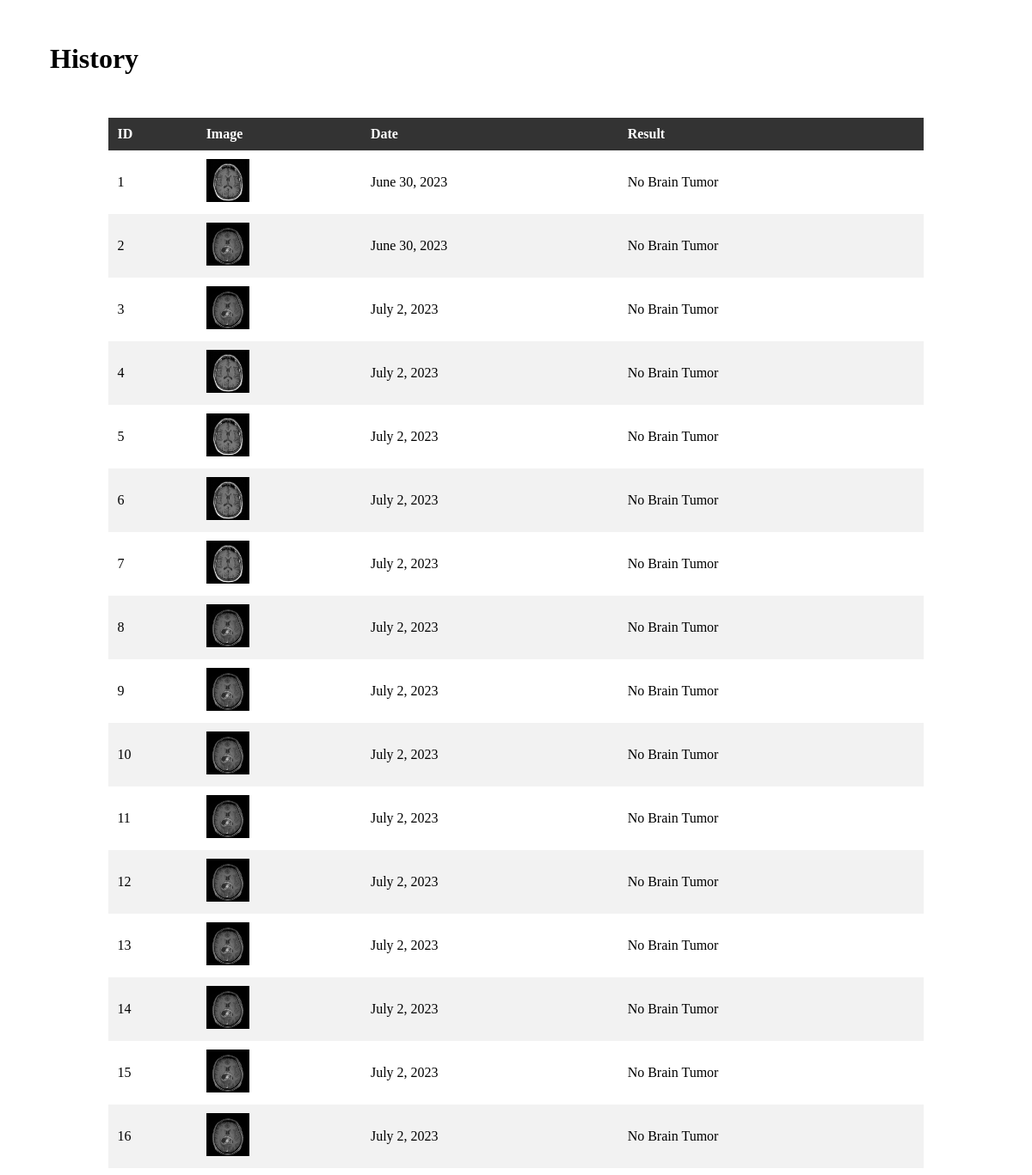
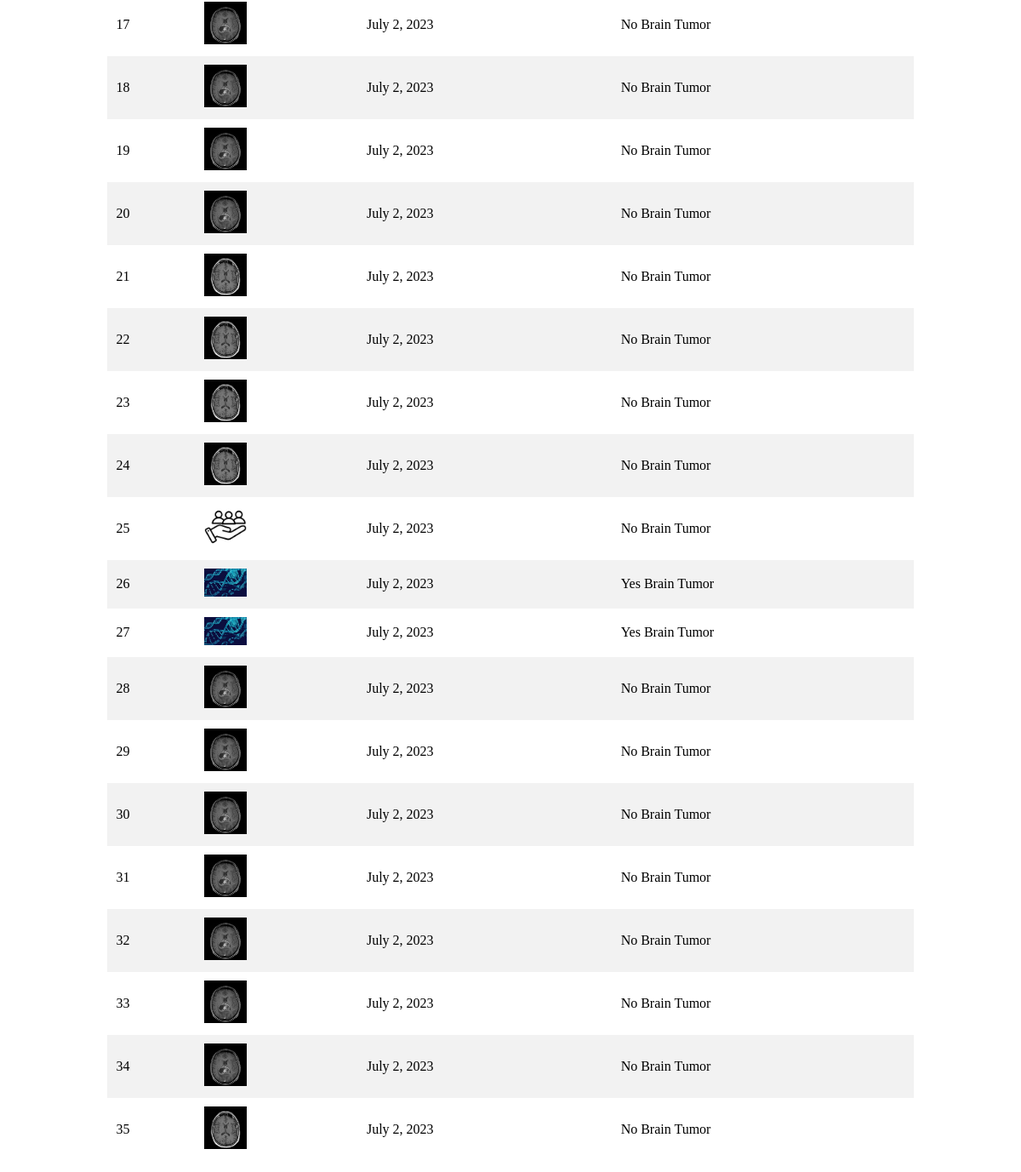
Page /history/ (signed in) on the committed database (2 pictures, top to bottom).
### brain_app/models.py (models this page shows, shortened)
class TestResult(models.Model):
    user = models.ForeignKey(User, on_delete=models.CASCADE)
    image = models.ImageField(upload_to='prediction_images/')
    date = models.DateField()
    result = models.CharField(max_length=255)

### brain_app/views.py (the view)
# urls.py: path('history/',views.history,name = 'history'),
def history(request):
     if not request.user.is_authenticated:
            return redirect(reverse('login_required'))
     test_results = TestResult.objects.filter(user=request.user)
     context = {
          'patient_list' : test_results,
     }
     return render(request,'history.html',context=context)

### templates/history.html (shortened to what this page needs)
{% load static %}
<!DOCTYPE html>
<html>
<head>
	<link rel="stylesheet" href="{% static 'css/test.css'%}">
</head>
<body>
    <h1 style="margin: 50px;">History</h1>
    <table class="data-table">
        <thead>
          <tr>
            <th>ID</th>
            <th>Image</th>
            <th>Date</th>
            <th>Result</th>
          </tr>
        </thead>
        <tbody>
            {% for record in patient_list %}
                    <tr>
                        <td>{{ record.id }}</td>
                        <td> <img src="{{ record.image.url }}" alt="Test Image"> </td>
                        <td>{{ record.date }}</td>
                         <td>{{ record.result}}</td>
                    </tr>
                {% endfor %}
        </tbody>
      </table>
    </body>
</body>
</html>

### static/css/test.css (style rules this page uses)
.data-table { width: 80%; margin: 50px auto; border-collapse: collapse; background-color: #fff; }
.data-table th, .data-table td { padding: 10px; text-align: left; }
.data-table th { background-color: #333; color: #fff; }
.data-table tbody tr:nth-child(even) { background-color: #f2f2f2; }
.data-table img { max-width: 50px; max-height: 50px; }

### rows in the picture
TestResult: id "1", image (picture), date "June 30, 2023", result "No Brain Tumor"
TestResult: id "2", image (picture), date "June 30, 2023", result "No Brain Tumor"
TestResult: id "3", image (picture), date "July 2, 2023", result "No Brain Tumor"
TestResult: id "4", image (picture), date "July 2, 2023", result "No Brain Tumor"
TestResult: id "5", image (picture), date "July 2, 2023", result "No Brain Tumor"
TestResult: id "6", image (picture), date "July 2, 2023", result "No Brain Tumor"
TestResult: id "7", image (picture), date "July 2, 2023", result "No Brain Tumor"
TestResult: id "8", image (picture), date "July 2, 2023", result "No Brain Tumor"
TestResult: id "9", image (picture), date "July 2, 2023", result "No Brain Tumor"
TestResult: id "10", image (picture), date "July 2, 2023", result "No Brain Tumor"
TestResult: id "11", image (picture), date "July 2, 2023", result "No Brain Tumor"
TestResult: id "12", image (picture), date "July 2, 2023", result "No Brain Tumor"
TestResult: id "13", image (picture), date "July 2, 2023", result "No Brain Tumor"
TestResult: id "14", image (picture), date "July 2, 2023", result "No Brain Tumor"
TestResult: id "15", image (picture), date "July 2, 2023", result "No Brain Tumor"
TestResult: id "16", image (picture), date "July 2, 2023", result "No Brain Tumor"
TestResult: id "17", image (picture), date "July 2, 2023", result "No Brain Tumor"
TestResult: id "18", image (picture), date "July 2, 2023", result "No Brain Tumor"
TestResult: id "19", image (picture), date "July 2, 2023", result "No Brain Tumor"
TestResult: id "20", image (picture), date "July 2, 2023", result "No Brain Tumor"
TestResult: id "21", image (picture), date "July 2, 2023", result "No Brain Tumor"
TestResult: id "22", image (picture), date "July 2, 2023", result "No Brain Tumor"
TestResult: id "23", image (picture), date "July 2, 2023", result "No Brain Tumor"
TestResult: id "24", image (picture), date "July 2, 2023", result "No Brain Tumor"
TestResult: id "25", image (picture), date "July 2, 2023", result "No Brain Tumor"
TestResult: id "26", image (picture), date "July 2, 2023", result "Yes Brain Tumor"
TestResult: id "27", image (picture), date "July 2, 2023", result "Yes Brain Tumor"
TestResult: id "28", image (picture), date "July 2, 2023", result "No Brain Tumor"
TestResult: id "29", image (picture), date "July 2, 2023", result "No Brain Tumor"
TestResult: id "30", image (picture), date "July 2, 2023", result "No Brain Tumor"
TestResult: id "31", image (picture), date "July 2, 2023", result "No Brain Tumor"
TestResult: id "32", image (picture), date "July 2, 2023", result "No Brain Tumor"
TestResult: id "33", image (picture), date "July 2, 2023", result "No Brain Tumor"
TestResult: id "34", image (picture), date "July 2, 2023", result "No Brain Tumor"
TestResult: id "35", image (picture), date "July 2, 2023", result "No Brain Tumor"
